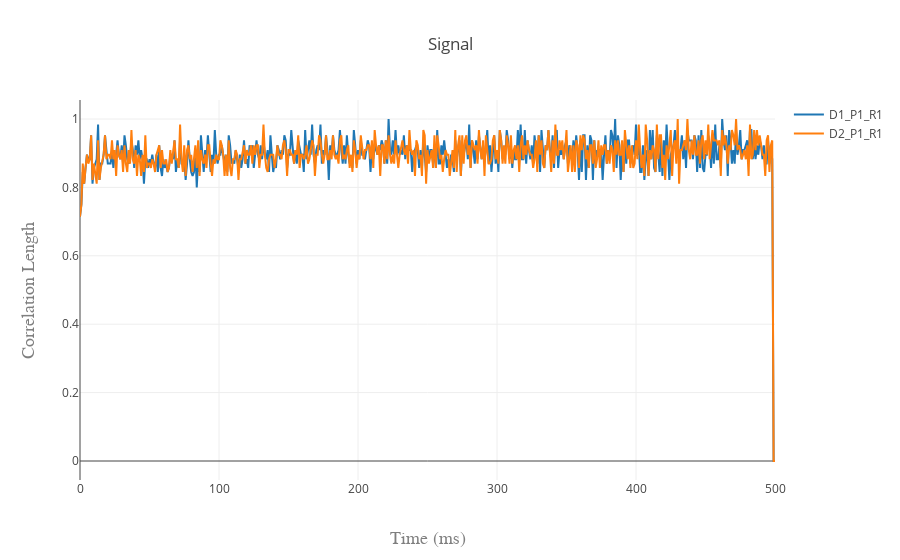

Notebook code for this chart:
### Markdown cell above
# Sinal normalizado pelo máximo global

### Code cell
bigger = max(max(sac_a_data_d1_p1_r1), max(sac_a_data_d2_p1_r1))
for i in range(min(len(sac_a_data_d1_p1_r1), len(sac_a_data_d2_p1_r1))):
    sac_a_data_d1_p1_r1[i] = sac_a_data_d1_p1_r1[i] / bigger 
    sac_a_data_d2_p1_r1[i] = sac_a_data_d2_p1_r1[i] / bigger
    
norm_d1_p1_r1 = go.Scatter(name="D1_P1_R1", y=sac_a_data_d1_p1_r1)
norm_d2_p1_r1 = go.Scatter(name="D2_P1_R1", y=sac_a_data_d2_p1_r1)

iplot({
    'data': [norm_d1_p1_r1, norm_d2_p1_r1],
    'layout': cor_layout})

### Figure 1 — Plotly figure (JSON) as saved in the notebook; plotly's stock layout.template omitted (floating-point values rounded to 4 significant figures; data arrays with more than 128 entries replaced by an {"elided": "..."} marker saying what was removed)
{"data": [{"name": "D1_P1_R1", "type": "scatter", "uid": "1a6c1440-c349-48ce-9928-4dd477f4a53c", "y": {"elided": "501 float values"}}, {"name": "D2_P1_R1", "type": "scatter", "uid": "ee723b6b-e631-4d57-b78b-9d2aa9e9ad32", "y": {"elided": "501 float values"}}], "layout": {"title": "Signal", "xaxis": {"title": "Time (ms)", "titlefont": {"color": "#7f7f7f", "family": "Courier New, monospace", "size": 18}}, "yaxis": {"title": "Correlation Length", "titlefont": {"color": "#7f7f7f", "family": "Courier New, monospace", "size": 18}}}}
